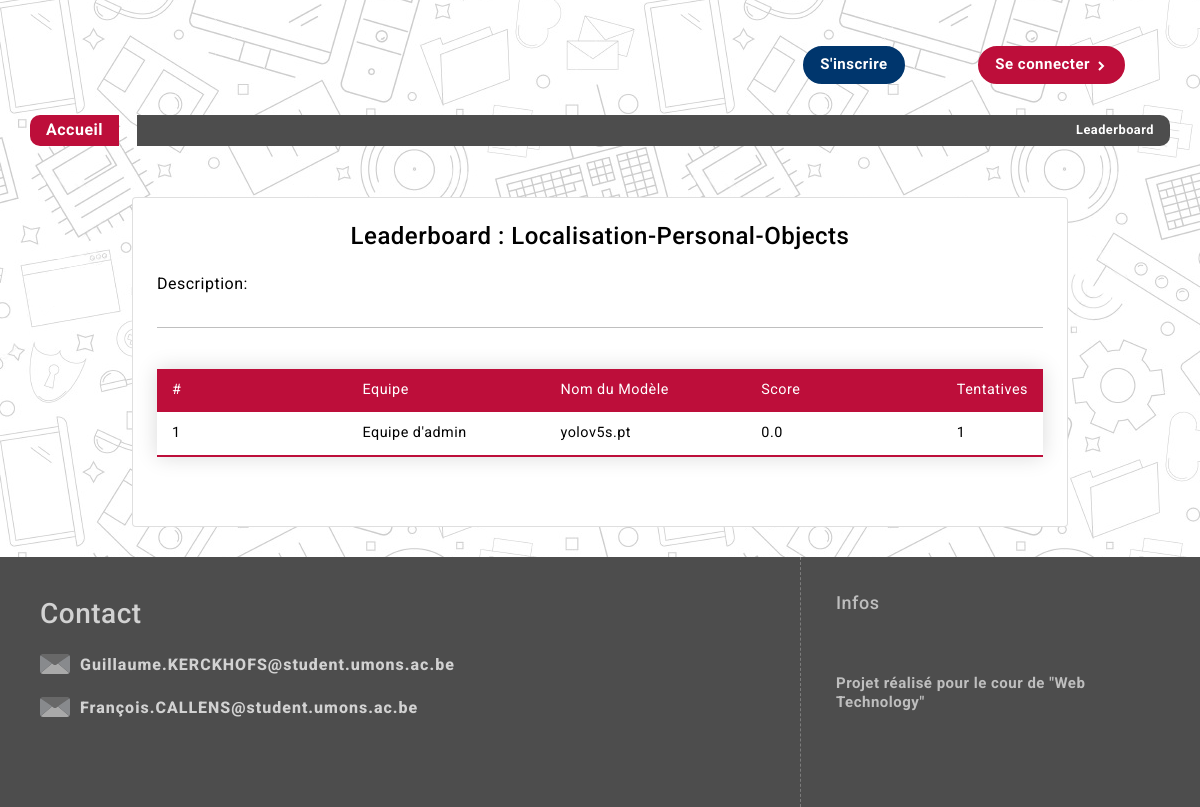
The page /boardProfil/12/ on the database as committed earlier.
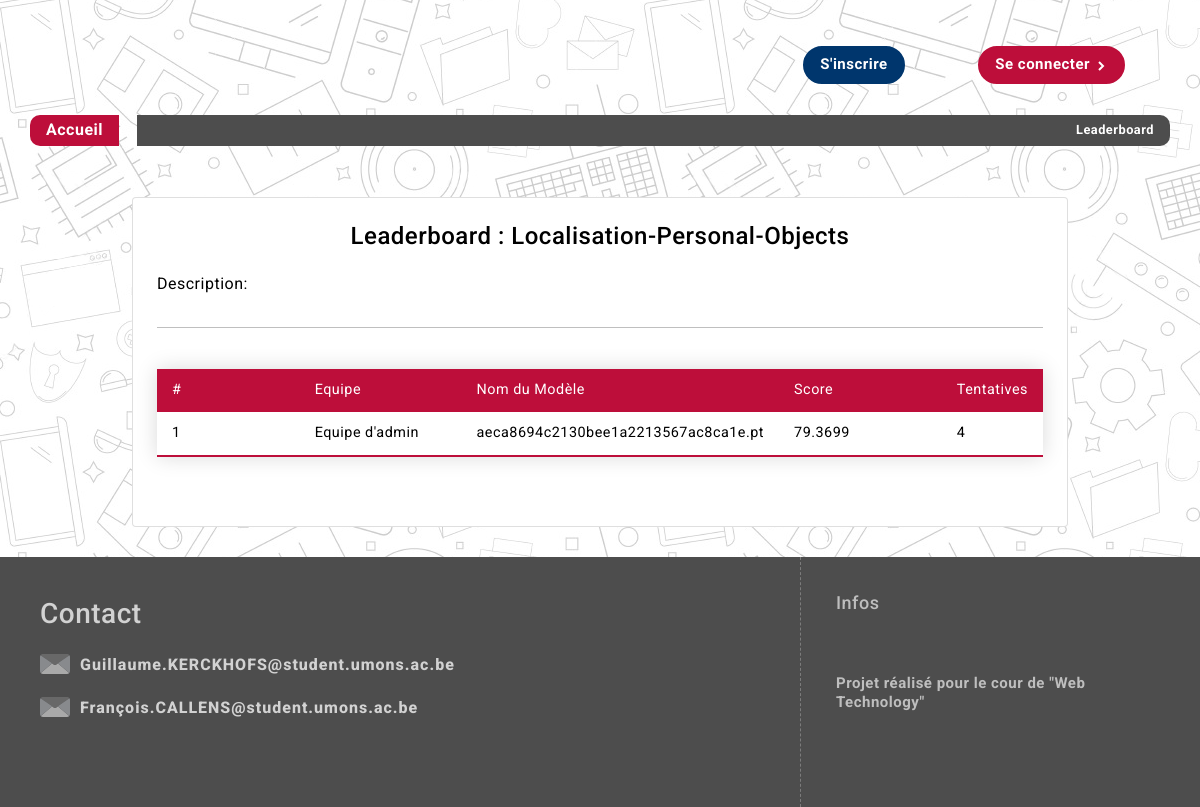
The same page on the database as committed later.
### boards/models.py (models this page shows, shortened)
class submittedModel(models.Model):
    best_model=models.CharField(max_length=150)
    number_entries = models.IntegerField(default=1,blank=True)
    score = models.FloatField(default=None,blank=True)
    last_score = models.FloatField(default=None,blank=True)
    date_published = models.DateField(default=datetime.now, blank=True)
    team=models.ForeignKey(Team, on_delete=models.CASCADE)
    board=models.ForeignKey(Boards,on_delete=models.CASCADE,default=None)

### users/models.py (models this page shows, shortened)
class Team(models.Model):
    name=models.CharField(max_length=150, unique=True)
    members=models.ManyToManyField(CustomUser,through="Membership")

### gui/views.py (the view, shortened to what this page needs)
# urls.py: path("boardProfil/<int:board_id>/",boardProfil_view,name="boardProfil"),
def boardProfil_view(request,board_id,team_id=None):
	board=getBoard(board_id)
	message=""
	if board is not None:
		lastModel=None
		available=datetime.today().date() < board.closingDate
		score=getScoreBoards(board_id)
		context = {'board': board,'score':score,'available':available,'message':message}
		return render(request,'gui/HTML/board.html',context)
	return redirect(homeView)

### gui/views.py (called while the page is built)
def getBoard(board_id):
	try:
		board=Boards.objects.get(id=board_id)
	except:
		board=None
	return board

def getScoreBoards(id_board):
	try:
		board=Boards.objects.get(id=id_board)
		score=submittedModel.objects.filter(board=board).order_by('-score')
	except:
		score=None
	return score

### templates/gui/HTML/board.html (shortened to what this page needs)
{% extends "gui/HTML/base.html" %}
{% load bootstrap5 %}
{% block content %}
<div class="container" id="Informations">
    <div class="card p-4">
        <h4 class="card-title font-weight-bold text-center">Leaderboard : {{board.name}}</h4>
        <p>Description:{{board.description}}</p>
        <hr>
        <div class="card-text">
            <table>
                <thead>
                    <tr>
                        <td>#</td>
                        <td>Equipe</td>
                        <td>Nom du Modèle</td>
                        <td>Score</td>
                        <td>Tentatives</td>
                    </tr>
                </thead>
                {% if score != None %}
                    {% for s in score %}
                        <tr>
                            <td> {{ forloop.counter }}</td>
                            <td> <a href="{% url 'teamProfil' s.team.id %}" class="linkProfil">{{s.team.name}} </a> </td>
                            <td>  {{s.best_model}}</td>
                            <td>  {{s.score}}</td>
                            <td>  {{s.number_entries}}</td>
                        </tr>
                    {% endfor %}
                {% endif %}
            </table>
        </div>
    </div>
</div>
{% endblock %}

Rows that differ between the two databases and show on the page:
changed submittedModel "Equipe d'admin": best_model "yolov5s.pt" → "aeca8694c2130bee1a2213567ac8ca1e.pt"; score "0.0" → "79.3699"; number_entries "1" → "4"
